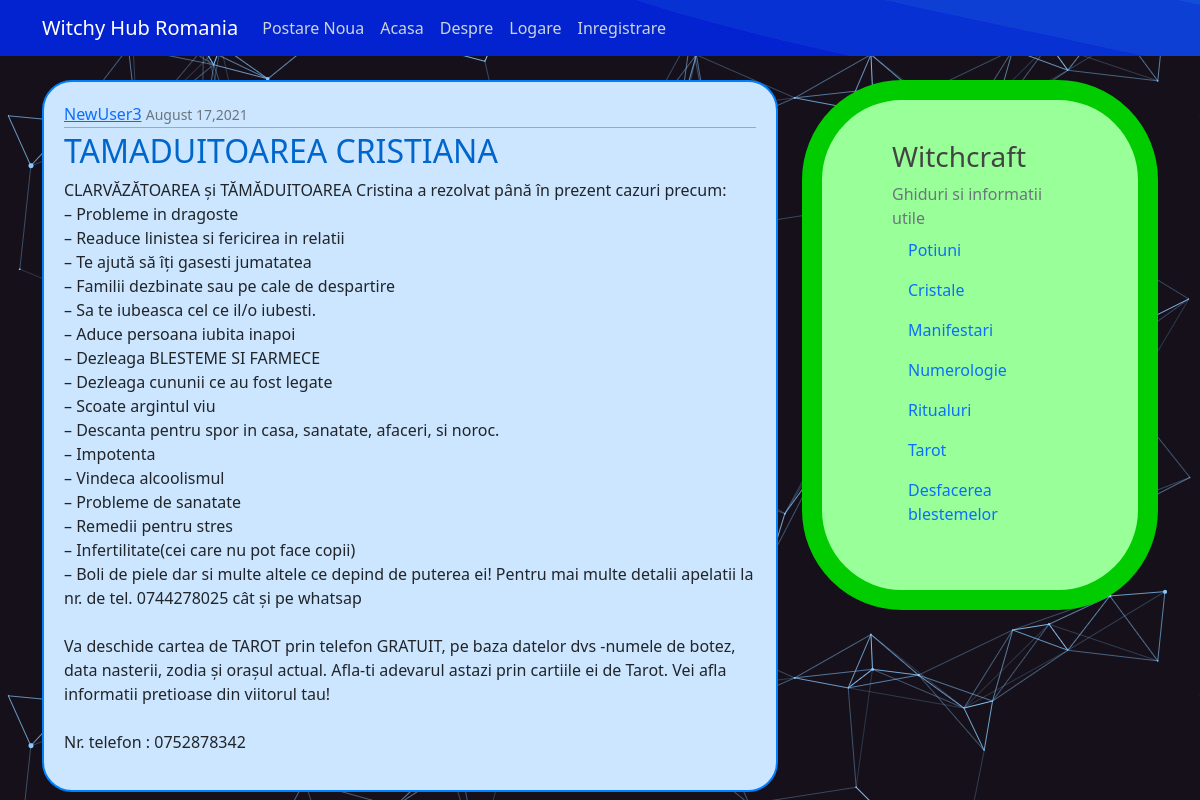
Screenshot of /post/11/ with the database file from the repository.
### tweet_app/models.py (models this page shows, shortened)
class Post(models.Model):
	title= models.CharField(max_length=100)
	content=models.TextField()
	date_posted = models.DateTimeField(default=timezone.now)
	author = models.ForeignKey(User, on_delete=models.CASCADE)	#foreign key pt ca sa fie doar un singur autor utilizator ce poate avea mai multe postari

### tweet_app/views.py (the view)
# urls.py: path('post/<int:pk>/', PostDetailView.as_view(), name='post-detail'),  #<pk> este primary key a postarii. de exemplu,postarea 1, 2, 3.... Ne trebuie ca sa identificam postarea
class PostDetailView(DetailView):
    model = Post

### tweet_app/templates/tweet_app/post_detail.html (shortened to what this page needs)
{% extends "tweet_app/base.html" %}
{% block content %}
    <article class="media content-section">
        <div class="media-body">
		    <div class="article-metadata">
		        <a class="mr-2" href="#">{{ object.author }}</a>
		      	<small class="text-muted">{{ object.date_posted|date:"F d,Y" }}</small>
		    </div>
		    <h2 class="article-title">{{ object.title }}</h2>
		    <p class="article-content">{{ object.content }}</p>
        </div>
    </article>
{% endblock content %}

### tweet_app/static/tweet_app/main.css (style rules this page uses)
body { background-image: url("cool-background.png"); background-color: #cccccc; margin-top: 5rem; }
h1, h2, h4, h5, h6 { color:#009933; }
.content-section { background:#cce6ff ; padding: 20px 20px; border: 2px solid #0080ff; border-radius: 30px; margin-bottom: 10px; }
.article-title { color: #0066cc; }
.article-content { white-space: pre-line; }
.article-metadata { padding-bottom: 1px; margin-bottom: 4px; border-bottom: 1px solid #80aaff }

### rows the page displays
Post: author "NewUser3", date_posted "August 17,2021", title "TAMADUITOAREA CRISTIANA", content "CLARVĂZĂTOAREA și TĂMĂDUITOAREA Cristina a rezolvat până în prezent cazuri precum: – Probleme in dragoste – Readuce linistea si fericirea in relatii – Te ajută să îți gasesti jumatatea – Familii dezbinate sau pe cale de despartire – Sa te iubeasca cel ce il/o iubesti. – Aduce persoana iubita inapoi – Dezleaga BLESTEME SI FARMECE – Dezleaga cununii ce au fost legate – Scoate argintul viu – Descanta pentru spor in casa, sanatate, afaceri, si noroc. – Impotenta – Vindeca alcoolismul – Probleme de sanatate – Remedii pentru stres – Infertilitate(cei care nu pot face copii) – Boli de piele dar si multe altele ce depind de puterea ei! Pentru mai multe detalii apelatii la nr. de tel. 0744278025 cât…"
